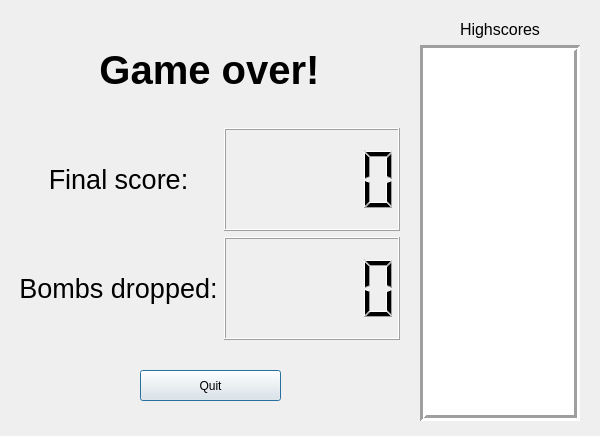
<?xml version="1.0" encoding="UTF-8"?>
<ui version="4.0">
 <class>gameover</class>
 <widget class="QDialog" name="gameover">
  <property name="geometry">
   <rect>
    <x>0</x>
    <y>0</y>
    <width>600</width>
    <height>436</height>
   </rect>
  </property>
  <property name="windowTitle">
   <string>Dialog</string>
  </property>
  <widget class="QWidget" name="gridLayoutWidget">
   <property name="geometry">
    <rect>
     <x>19</x>
     <y>19</y>
     <width>381</width>
     <height>321</height>
    </rect>
   </property>
   <layout class="QGridLayout" name="gridLayout">
    <item row="1" column="1">
     <widget class="QLabel" name="label_final_score">
      <property name="font">
       <font>
        <pointsize>20</pointsize>
       </font>
      </property>
      <property name="text">
       <string>Final score:</string>
      </property>
      <property name="alignment">
       <set>Qt::AlignCenter</set>
      </property>
     </widget>
    </item>
    <item row="0" column="1" colspan="2">
     <widget class="QLabel" name="label_game_over">
      <property name="font">
       <font>
        <pointsize>30</pointsize>
       </font>
      </property>
      <property name="text">
       <string>&lt;html&gt;&lt;head/&gt;&lt;body&gt;&lt;p&gt;&lt;span style=&quot; font-weight:600;&quot;&gt;Game over!&lt;/span&gt;&lt;/p&gt;&lt;/body&gt;&lt;/html&gt;</string>
      </property>
      <property name="alignment">
       <set>Qt::AlignCenter</set>
      </property>
     </widget>
    </item>
    <item row="1" column="2">
     <widget class="QLCDNumber" name="lcdNumber_score"/>
    </item>
    <item row="2" column="1">
     <widget class="QLabel" name="label">
      <property name="font">
       <font>
        <pointsize>20</pointsize>
       </font>
      </property>
      <property name="text">
       <string>Bombs dropped:</string>
      </property>
      <property name="alignment">
       <set>Qt::AlignCenter</set>
      </property>
     </widget>
    </item>
    <item row="2" column="2">
     <widget class="QLCDNumber" name="lcdNumber_bombs"/>
    </item>
   </layout>
  </widget>
  <widget class="QWidget" name="verticalLayoutWidget">
   <property name="geometry">
    <rect>
     <x>420</x>
     <y>20</y>
     <width>160</width>
     <height>401</height>
    </rect>
   </property>
   <layout class="QVBoxLayout" name="verticalLayout">
    <item>
     <widget class="QLabel" name="label_highscore">
      <property name="font">
       <font>
        <pointsize>12</pointsize>
       </font>
      </property>
      <property name="text">
       <string>Highscores</string>
      </property>
      <property name="alignment">
       <set>Qt::AlignCenter</set>
      </property>
     </widget>
    </item>
    <item>
     <widget class="QListView" name="listView_highscores">
      <property name="frameShape">
       <enum>QFrame::Box</enum>
      </property>
      <property name="lineWidth">
       <number>3</number>
      </property>
      <property name="editTriggers">
       <set>QAbstractItemView::NoEditTriggers</set>
      </property>
      <property name="dragEnabled">
       <bool>true</bool>
      </property>
      <property name="alternatingRowColors">
       <bool>true</bool>
      </property>
     </widget>
    </item>
   </layout>
  </widget>
  <widget class="QPushButton" name="pushButton_quit">
   <property name="geometry">
    <rect>
     <x>140</x>
     <y>370</y>
     <width>141</width>
     <height>31</height>
    </rect>
   </property>
   <property name="text">
    <string>Quit</string>
   </property>
  </widget>
 </widget>
 <resources/>
 <connections/>
</ui>
